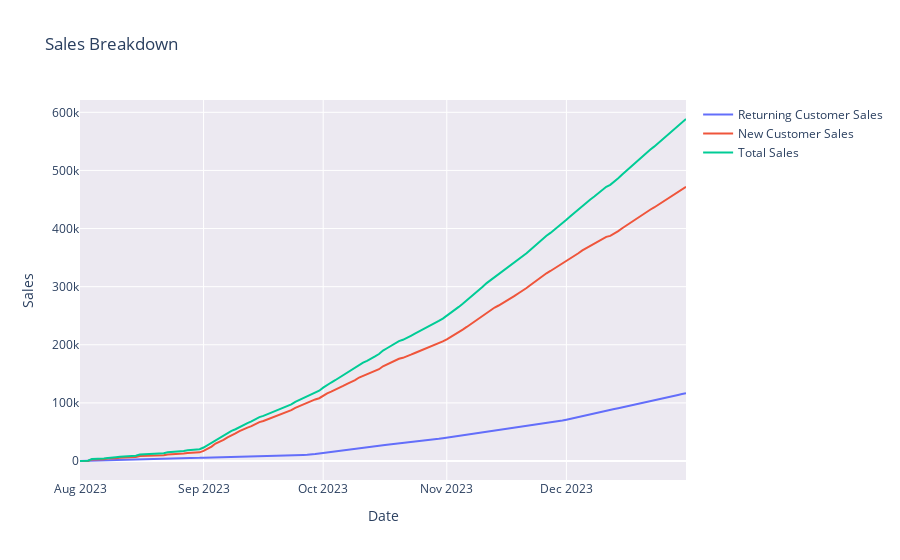

Source (notebook cell):
### Markdown cell above
Solving for returning customer sales is more complicated than new customer sales. Here, we start of by assuming a continuation of the average repeat orders per day we already recieve. We iteratively add the runoff from new customers. The reason for the steep incline in late September is due to a drastic increase in marketing spend from the beginning of the month that, due to the time it takes for a new customer to re-purchase, takes approximately two weeks.

### Code cell
# Plot sales breakdown

sales_fig = go.Figure(data=go.Scatter(x=returning_customer_sales['date'], y=cum_returning_sales, name="Returning Customer Sales"))
sales_fig.add_trace(go.Scatter(x=new_customer_sales['date'], y=cum_new_sales, name="New Customer Sales"))
sales_fig.add_trace(go.Scatter(x=new_customer_sales['date'], y=cum_total_sales, name="Total Sales"))
sales_fig.update_layout(title='Daily New Customer Sales', xaxis_title='Date', yaxis_title='Gross Sales')
sales_fig.update_layout(plot_bgcolor='#ece9f1')
sales_fig.update_layout(title="Sales Breakdown", xaxis_title="Date", yaxis_title="Sales")
sales_fig.show()

### Figure 1 — Plotly figure (JSON) as saved in the notebook; plotly's stock layout.template omitted (floating-point values rounded to 4 significant figures; data arrays with more than 128 entries replaced by an {"elided": "..."} marker saying what was removed)
{"data": [{"name": "Returning Customer Sales", "type": "scatter", "x": {"elided": "153 str values"}, "y": {"elided": "153 float values"}}, {"name": "New Customer Sales", "type": "scatter", "x": {"elided": "153 str values"}, "y": {"elided": "153 float values"}}, {"name": "Total Sales", "type": "scatter", "x": {"elided": "153 str values"}, "y": {"elided": "153 float values"}}], "layout": {"plot_bgcolor": "#ece9f1", "title": {"text": "Sales Breakdown"}, "xaxis": {"title": {"text": "Date"}}, "yaxis": {"title": {"text": "Sales"}}}}
